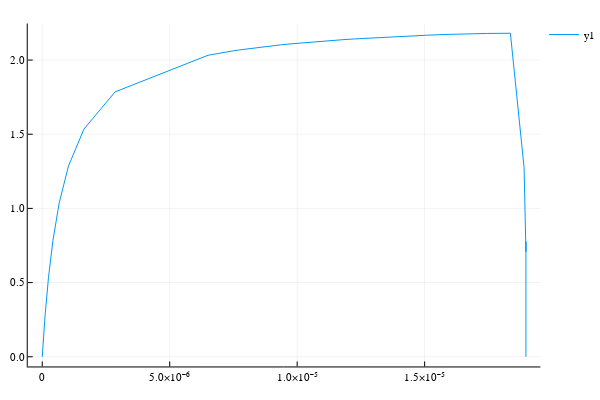

Notebook source saved alongside this figure:
### Markdown cell above
## X vs D (τ = 0)

### Code cell
τ = 0.0;
mupdatant = Chemostat.v1.FBA.μ.(fbaress, wpdata, τ);
X_vs_Dpdata = plot((mupdatant, Xpdata))

### Figure 1 — Plotly figure (JSON) as saved in the notebook; plotly's stock layout.template omitted (floating-point values rounded to 4 significant figures; data arrays with more than 128 entries replaced by an {"elided": "..."} marker saying what was removed)
{"data": [{"colorbar": {"title": ""}, "hoverinfo": "text", "legendgroup": "y1", "line": {"color": "rgba(0, 154, 250, 1.000)", "dash": "solid", "shape": "linear", "width": 1}, "mode": "lines", "name": "y1", "showlegend": true, "text": {"elided": "255 null values"}, "type": "scatter", "x": {"elided": "255 float values"}, "xaxis": "x1", "y": {"elided": "255 float values"}, "yaxis": "y1"}], "layout": {"annotations": [], "height": 400, "legend": {"bgcolor": "rgba(255, 255, 255, 1.000)", "bordercolor": "rgba(0, 0, 0, 1.000)", "font": {"color": "rgba(0, 0, 0, 1.000)", "family": "sans-serif", "size": 11}, "tracegroupgap": 0, "x": 1, "y": 1}, "margin": {"b": 20, "l": 0, "r": 0, "t": 20}, "paper_bgcolor": "rgba(255, 255, 255, 1.000)", "plot_bgcolor": "rgba(255, 255, 255, 1.000)", "showlegend": true, "width": 600, "xaxis": {"anchor": "y1", "domain": [0.05101, 0.9934], "gridcolor": "rgba(0, 0, 0, 0.100)", "gridwidth": 0.5, "linecolor": "rgba(0, 0, 0, 1.000)", "mirror": false, "range": [-5.692e-07, 1.954e-05], "showgrid": true, "showline": true, "showticklabels": true, "tickangle": 0, "tickcolor": "rgb(0, 0, 0)", "tickfont": {"color": "rgba(0, 0, 0, 1.000)", "family": "sans-serif", "size": 11}, "tickmode": "array", "ticks": "inside", "ticktext": ["0", "5.0×10⁻⁶", "1.0×10⁻⁵", "1.5×10⁻⁵"], "tickvals": [0, 5e-06, 1e-05, 1.5e-05], "title": "", "titlefont": {"color": "rgba(0, 0, 0, 1.000)", "family": "sans-serif", "size": 15}, "type": "-", "visible": true, "zeroline": false, "zerolinecolor": "rgba(0, 0, 0, 1.000)"}, "yaxis": {"anchor": "x1", "domain": [0.03762, 0.9902], "gridcolor": "rgba(0, 0, 0, 0.100)", "gridwidth": 0.5, "linecolor": "rgba(0, 0, 0, 1.000)", "mirror": false, "range": [-0.06542, 2.246], "showgrid": true, "showline": true, "showticklabels": true, "tickangle": 0, "tickcolor": "rgb(0, 0, 0)", "tickfont": {"color": "rgba(0, 0, 0, 1.000)", "family": "sans-serif", "size": 11}, "tickmode": "array", "ticks": "inside", "ticktext": ["0.0", "0.5", "1.0", "1.5", "2.0"], "tickvals": [0, 0.5, 1, 1.5, 2], "title": "", "titlefont": {"color": "rgba(0, 0, 0, 1.000)", "family": "sans-serif", "size": 15}, "type": "-", "visible": true, "zeroline": false, "zerolinecolor": "rgba(0, 0, 0, 1.000)"}}}
